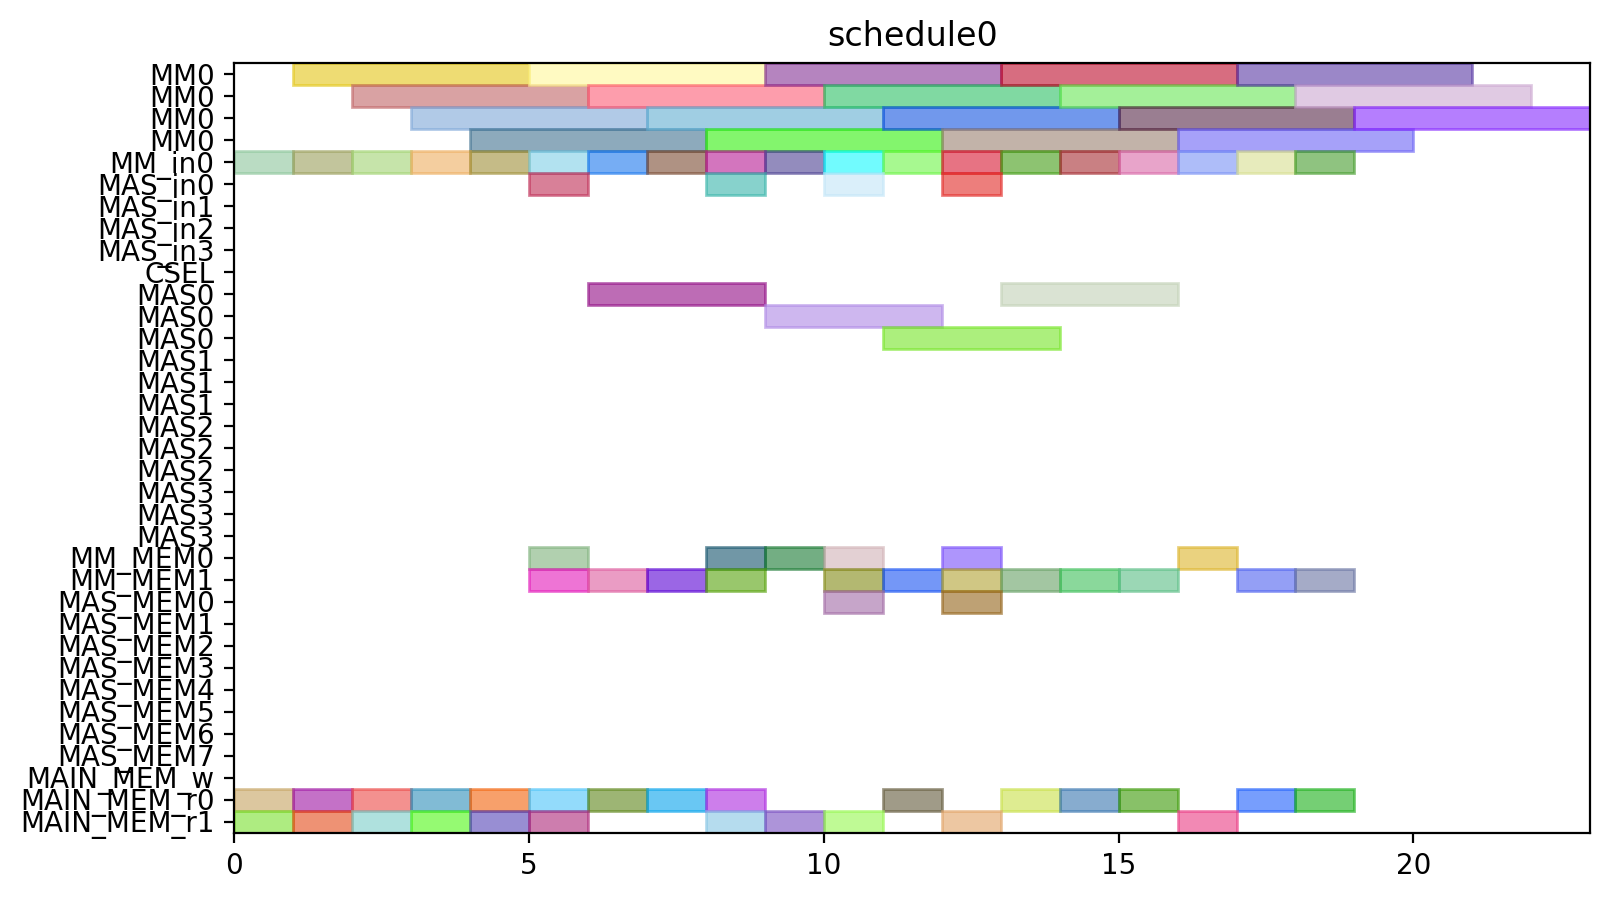

The Python source for this figure:
from pyschedule import Scenario, solvers, plotters, alt


def solve():
	horizon = 120
	S = Scenario("schedule0", horizon=horizon)

	# resource
	MM = S.Resources('MM', num=1, size=4)
	MM_in = S.Resources('MM_in', num=1)
	MAS_in = S.Resources('MAS_in', num=4)
	CSEL = S.Resource('CSEL')
	MAS = S.Resources('MAS', num=4, size=3, periods=range(1, horizon))
	MM_MEM = S.Resources('MM_MEM', num=2)
	MAS_MEM = S.Resources('MAS_MEM', num=8)
	MAIN_MEM_w = S.Resource('MAIN_MEM_w', size=1)
	MAIN_MEM_r = S.Resources('MAIN_MEM_r', num=2)

	# result of previous scheduling

	# new tasks
	Z_exp2 = S.Task('Z_exp2', length=4, delay_cost=1)
	Z_exp2 += alt(MM)
	Z_exp2_in = S.Task('Z_exp2_in', length=1, delay_cost=1)
	Z_exp2_in += alt(MM_in)
	S += Z_exp2_in*MM_in[0]<=Z_exp2*MM[0]
	Z_exp2_mem0 = S.Task('Z_exp2_mem0', length=1, delay_cost=1)
	Z_exp2_mem0 += MAIN_MEM_r[0]
	S += Z_exp2_mem0 <= Z_exp2

	Z_exp2_mem1 = S.Task('Z_exp2_mem1', length=1, delay_cost=1)
	Z_exp2_mem1 += MAIN_MEM_r[1]
	S += Z_exp2_mem1 <= Z_exp2

	NX0 = S.Task('NX0', length=4, delay_cost=1)
	NX0 += alt(MM)
	NX0_in = S.Task('NX0_in', length=1, delay_cost=1)
	NX0_in += alt(MM_in)
	S += NX0_in*MM_in[0]<=NX0*MM[0]
	NX0_mem0 = S.Task('NX0_mem0', length=1, delay_cost=1)
	NX0_mem0 += MAIN_MEM_r[0]
	S += NX0_mem0 <= NX0

	NX0_mem1 = S.Task('NX0_mem1', length=1, delay_cost=1)
	NX0_mem1 += MAIN_MEM_r[1]
	S += NX0_mem1 <= NX0

	k0_10_Z1 = S.Task('k0_10_Z1', length=4, delay_cost=1)
	k0_10_Z1 += alt(MM)
	k0_10_Z1_in = S.Task('k0_10_Z1_in', length=1, delay_cost=1)
	k0_10_Z1_in += alt(MM_in)
	S += k0_10_Z1_in*MM_in[0]<=k0_10_Z1*MM[0]
	k0_10_Z1_mem0 = S.Task('k0_10_Z1_mem0', length=1, delay_cost=1)
	k0_10_Z1_mem0 += MAIN_MEM_r[0]
	S += k0_10_Z1_mem0 <= k0_10_Z1

	k0_10_Z1_mem1 = S.Task('k0_10_Z1_mem1', length=1, delay_cost=1)
	k0_10_Z1_mem1 += MAIN_MEM_r[1]
	S += k0_10_Z1_mem1 <= k0_10_Z1

	DX0 = S.Task('DX0', length=4, delay_cost=1)
	DX0 += alt(MM)
	DX0_in = S.Task('DX0_in', length=1, delay_cost=1)
	DX0_in += alt(MM_in)
	S += DX0_in*MM_in[0]<=DX0*MM[0]
	DX0_mem0 = S.Task('DX0_mem0', length=1, delay_cost=1)
	DX0_mem0 += MAIN_MEM_r[0]
	S += DX0_mem0 <= DX0

	DX0_mem1 = S.Task('DX0_mem1', length=1, delay_cost=1)
	DX0_mem1 += MAIN_MEM_r[1]
	S += DX0_mem1 <= DX0

	NY0 = S.Task('NY0', length=4, delay_cost=1)
	NY0 += alt(MM)
	NY0_in = S.Task('NY0_in', length=1, delay_cost=1)
	NY0_in += alt(MM_in)
	S += NY0_in*MM_in[0]<=NY0*MM[0]
	NY0_mem0 = S.Task('NY0_mem0', length=1, delay_cost=1)
	NY0_mem0 += MAIN_MEM_r[0]
	S += NY0_mem0 <= NY0

	NY0_mem1 = S.Task('NY0_mem1', length=1, delay_cost=1)
	NY0_mem1 += MAIN_MEM_r[1]
	S += NY0_mem1 <= NY0

	k2_14_Z1 = S.Task('k2_14_Z1', length=4, delay_cost=1)
	k2_14_Z1 += alt(MM)
	k2_14_Z1_in = S.Task('k2_14_Z1_in', length=1, delay_cost=1)
	k2_14_Z1_in += alt(MM_in)
	S += k2_14_Z1_in*MM_in[0]<=k2_14_Z1*MM[0]
	k2_14_Z1_mem0 = S.Task('k2_14_Z1_mem0', length=1, delay_cost=1)
	k2_14_Z1_mem0 += MAIN_MEM_r[0]
	S += k2_14_Z1_mem0 <= k2_14_Z1

	k2_14_Z1_mem1 = S.Task('k2_14_Z1_mem1', length=1, delay_cost=1)
	k2_14_Z1_mem1 += MAIN_MEM_r[1]
	S += k2_14_Z1_mem1 <= k2_14_Z1

	DY0 = S.Task('DY0', length=4, delay_cost=1)
	DY0 += alt(MM)
	DY0_in = S.Task('DY0_in', length=1, delay_cost=1)
	DY0_in += alt(MM_in)
	S += DY0_in*MM_in[0]<=DY0*MM[0]
	DY0_mem0 = S.Task('DY0_mem0', length=1, delay_cost=1)
	DY0_mem0 += MAIN_MEM_r[0]
	S += DY0_mem0 <= DY0

	DY0_mem1 = S.Task('DY0_mem1', length=1, delay_cost=1)
	DY0_mem1 += MAIN_MEM_r[1]
	S += DY0_mem1 <= DY0

	Z_exp3 = S.Task('Z_exp3', length=4, delay_cost=1)
	Z_exp3 += alt(MM)
	Z_exp3_in = S.Task('Z_exp3_in', length=1, delay_cost=1)
	Z_exp3_in += alt(MM_in)
	S += Z_exp3_in*MM_in[0]<=Z_exp3*MM[0]
	Z_exp3_mem0 = S.Task('Z_exp3_mem0', length=1, delay_cost=1)
	Z_exp3_mem0 += alt(MM_MEM)
	S += (Z_exp2*MM[0])-1 < Z_exp3_mem0*MM_MEM[0]
	S += Z_exp3_mem0 <= Z_exp3

	Z_exp3_mem1 = S.Task('Z_exp3_mem1', length=1, delay_cost=1)
	Z_exp3_mem1 += MAIN_MEM_r[1]
	S += Z_exp3_mem1 <= Z_exp3

	NX1_ = S.Task('NX1_', length=3, delay_cost=1)
	NX1_ += alt(MAS)
	NX1__in = S.Task('NX1__in', length=1, delay_cost=1)
	NX1__in += alt(MAS_in)
	S += NX1__in*MAS_in[0]<=NX1_*MAS[0]

	S += NX1__in*MAS_in[1]<=NX1_*MAS[1]

	S += NX1__in*MAS_in[2]<=NX1_*MAS[2]

	S += NX1__in*MAS_in[3]<=NX1_*MAS[3]

	NX1__mem0 = S.Task('NX1__mem0', length=1, delay_cost=1)
	NX1__mem0 += alt(MM_MEM)
	S += (NX0*MM[0])-1 < NX1__mem0*MM_MEM[0]
	S += NX1__mem0 <= NX1_

	NX1__mem1 = S.Task('NX1__mem1', length=1, delay_cost=1)
	NX1__mem1 += alt(MM_MEM)
	S += (k0_10_Z1*MM[0])-1 < NX1__mem1*MM_MEM[1]
	S += NX1__mem1 <= NX1_

	k0_9_Z2 = S.Task('k0_9_Z2', length=4, delay_cost=1)
	k0_9_Z2 += alt(MM)
	k0_9_Z2_in = S.Task('k0_9_Z2_in', length=1, delay_cost=1)
	k0_9_Z2_in += alt(MM_in)
	S += k0_9_Z2_in*MM_in[0]<=k0_9_Z2*MM[0]
	k0_9_Z2_mem0 = S.Task('k0_9_Z2_mem0', length=1, delay_cost=1)
	k0_9_Z2_mem0 += MAIN_MEM_r[0]
	S += k0_9_Z2_mem0 <= k0_9_Z2

	k0_9_Z2_mem1 = S.Task('k0_9_Z2_mem1', length=1, delay_cost=1)
	k0_9_Z2_mem1 += alt(MM_MEM)
	S += (Z_exp2*MM[0])-1 < k0_9_Z2_mem1*MM_MEM[1]
	S += k0_9_Z2_mem1 <= k0_9_Z2

	k1_9_Z2 = S.Task('k1_9_Z2', length=4, delay_cost=1)
	k1_9_Z2 += alt(MM)
	k1_9_Z2_in = S.Task('k1_9_Z2_in', length=1, delay_cost=1)
	k1_9_Z2_in += alt(MM_in)
	S += k1_9_Z2_in*MM_in[0]<=k1_9_Z2*MM[0]
	k1_9_Z2_mem0 = S.Task('k1_9_Z2_mem0', length=1, delay_cost=1)
	k1_9_Z2_mem0 += MAIN_MEM_r[0]
	S += k1_9_Z2_mem0 <= k1_9_Z2

	k1_9_Z2_mem1 = S.Task('k1_9_Z2_mem1', length=1, delay_cost=1)
	k1_9_Z2_mem1 += alt(MM_MEM)
	S += (Z_exp2*MM[0])-1 < k1_9_Z2_mem1*MM_MEM[1]
	S += k1_9_Z2_mem1 <= k1_9_Z2

	NY1_ = S.Task('NY1_', length=3, delay_cost=1)
	NY1_ += alt(MAS)
	NY1__in = S.Task('NY1__in', length=1, delay_cost=1)
	NY1__in += alt(MAS_in)
	S += NY1__in*MAS_in[0]<=NY1_*MAS[0]

	S += NY1__in*MAS_in[1]<=NY1_*MAS[1]

	S += NY1__in*MAS_in[2]<=NY1_*MAS[2]

	S += NY1__in*MAS_in[3]<=NY1_*MAS[3]

	NY1__mem0 = S.Task('NY1__mem0', length=1, delay_cost=1)
	NY1__mem0 += alt(MM_MEM)
	S += (NY0*MM[0])-1 < NY1__mem0*MM_MEM[0]
	S += NY1__mem0 <= NY1_

	NY1__mem1 = S.Task('NY1__mem1', length=1, delay_cost=1)
	NY1__mem1 += alt(MM_MEM)
	S += (k2_14_Z1*MM[0])-1 < NY1__mem1*MM_MEM[1]
	S += NY1__mem1 <= NY1_

	k2_13_Z2 = S.Task('k2_13_Z2', length=4, delay_cost=1)
	k2_13_Z2 += alt(MM)
	k2_13_Z2_in = S.Task('k2_13_Z2_in', length=1, delay_cost=1)
	k2_13_Z2_in += alt(MM_in)
	S += k2_13_Z2_in*MM_in[0]<=k2_13_Z2*MM[0]
	k2_13_Z2_mem0 = S.Task('k2_13_Z2_mem0', length=1, delay_cost=1)
	k2_13_Z2_mem0 += MAIN_MEM_r[0]
	S += k2_13_Z2_mem0 <= k2_13_Z2

	k2_13_Z2_mem1 = S.Task('k2_13_Z2_mem1', length=1, delay_cost=1)
	k2_13_Z2_mem1 += alt(MM_MEM)
	S += (Z_exp2*MM[0])-1 < k2_13_Z2_mem1*MM_MEM[1]
	S += k2_13_Z2_mem1 <= k2_13_Z2

	k3_14_Z2 = S.Task('k3_14_Z2', length=4, delay_cost=1)
	k3_14_Z2 += alt(MM)
	k3_14_Z2_in = S.Task('k3_14_Z2_in', length=1, delay_cost=1)
	k3_14_Z2_in += alt(MM_in)
	S += k3_14_Z2_in*MM_in[0]<=k3_14_Z2*MM[0]
	k3_14_Z2_mem0 = S.Task('k3_14_Z2_mem0', length=1, delay_cost=1)
	k3_14_Z2_mem0 += MAIN_MEM_r[0]
	S += k3_14_Z2_mem0 <= k3_14_Z2

	k3_14_Z2_mem1 = S.Task('k3_14_Z2_mem1', length=1, delay_cost=1)
	k3_14_Z2_mem1 += alt(MM_MEM)
	S += (Z_exp2*MM[0])-1 < k3_14_Z2_mem1*MM_MEM[1]
	S += k3_14_Z2_mem1 <= k3_14_Z2

	Z_exp4 = S.Task('Z_exp4', length=4, delay_cost=1)
	Z_exp4 += alt(MM)
	Z_exp4_in = S.Task('Z_exp4_in', length=1, delay_cost=1)
	Z_exp4_in += alt(MM_in)
	S += Z_exp4_in*MM_in[0]<=Z_exp4*MM[0]
	Z_exp4_mem0 = S.Task('Z_exp4_mem0', length=1, delay_cost=1)
	Z_exp4_mem0 += alt(MM_MEM)
	S += (Z_exp3*MM[0])-1 < Z_exp4_mem0*MM_MEM[0]
	S += Z_exp4_mem0 <= Z_exp4

	Z_exp4_mem1 = S.Task('Z_exp4_mem1', length=1, delay_cost=1)
	Z_exp4_mem1 += MAIN_MEM_r[1]
	S += Z_exp4_mem1 <= Z_exp4

	NX1 = S.Task('NX1', length=4, delay_cost=1)
	NX1 += alt(MM)
	NX1_in = S.Task('NX1_in', length=1, delay_cost=1)
	NX1_in += alt(MM_in)
	S += NX1_in*MM_in[0]<=NX1*MM[0]
	NX1_mem0 = S.Task('NX1_mem0', length=1, delay_cost=1)
	NX1_mem0 += alt(MAS_MEM)
	S += (NX1_*MAS[0])-1 < NX1_mem0*MAS_MEM[0]
	S += (NX1_*MAS[1])-1 < NX1_mem0*MAS_MEM[2]
	S += (NX1_*MAS[2])-1 < NX1_mem0*MAS_MEM[4]
	S += (NX1_*MAS[3])-1 < NX1_mem0*MAS_MEM[6]
	S += NX1_mem0 <= NX1

	NX1_mem1 = S.Task('NX1_mem1', length=1, delay_cost=1)
	NX1_mem1 += MAIN_MEM_r[1]
	S += NX1_mem1 <= NX1

	k0_8_Z3 = S.Task('k0_8_Z3', length=4, delay_cost=1)
	k0_8_Z3 += alt(MM)
	k0_8_Z3_in = S.Task('k0_8_Z3_in', length=1, delay_cost=1)
	k0_8_Z3_in += alt(MM_in)
	S += k0_8_Z3_in*MM_in[0]<=k0_8_Z3*MM[0]
	k0_8_Z3_mem0 = S.Task('k0_8_Z3_mem0', length=1, delay_cost=1)
	k0_8_Z3_mem0 += MAIN_MEM_r[0]
	S += k0_8_Z3_mem0 <= k0_8_Z3

	k0_8_Z3_mem1 = S.Task('k0_8_Z3_mem1', length=1, delay_cost=1)
	k0_8_Z3_mem1 += alt(MM_MEM)
	S += (Z_exp3*MM[0])-1 < k0_8_Z3_mem1*MM_MEM[1]
	S += k0_8_Z3_mem1 <= k0_8_Z3

	DX1_ = S.Task('DX1_', length=3, delay_cost=1)
	DX1_ += alt(MAS)
	DX1__in = S.Task('DX1__in', length=1, delay_cost=1)
	DX1__in += alt(MAS_in)
	S += DX1__in*MAS_in[0]<=DX1_*MAS[0]

	S += DX1__in*MAS_in[1]<=DX1_*MAS[1]

	S += DX1__in*MAS_in[2]<=DX1_*MAS[2]

	S += DX1__in*MAS_in[3]<=DX1_*MAS[3]

	DX1__mem0 = S.Task('DX1__mem0', length=1, delay_cost=1)
	DX1__mem0 += alt(MM_MEM)
	S += (DX0*MM[0])-1 < DX1__mem0*MM_MEM[0]
	S += DX1__mem0 <= DX1_

	DX1__mem1 = S.Task('DX1__mem1', length=1, delay_cost=1)
	DX1__mem1 += alt(MM_MEM)
	S += (k1_9_Z2*MM[0])-1 < DX1__mem1*MM_MEM[1]
	S += DX1__mem1 <= DX1_

	k1_8_Z3 = S.Task('k1_8_Z3', length=4, delay_cost=1)
	k1_8_Z3 += alt(MM)
	k1_8_Z3_in = S.Task('k1_8_Z3_in', length=1, delay_cost=1)
	k1_8_Z3_in += alt(MM_in)
	S += k1_8_Z3_in*MM_in[0]<=k1_8_Z3*MM[0]
	k1_8_Z3_mem0 = S.Task('k1_8_Z3_mem0', length=1, delay_cost=1)
	k1_8_Z3_mem0 += MAIN_MEM_r[0]
	S += k1_8_Z3_mem0 <= k1_8_Z3

	k1_8_Z3_mem1 = S.Task('k1_8_Z3_mem1', length=1, delay_cost=1)
	k1_8_Z3_mem1 += alt(MM_MEM)
	S += (Z_exp3*MM[0])-1 < k1_8_Z3_mem1*MM_MEM[1]
	S += k1_8_Z3_mem1 <= k1_8_Z3

	NY1 = S.Task('NY1', length=4, delay_cost=1)
	NY1 += alt(MM)
	NY1_in = S.Task('NY1_in', length=1, delay_cost=1)
	NY1_in += alt(MM_in)
	S += NY1_in*MM_in[0]<=NY1*MM[0]
	NY1_mem0 = S.Task('NY1_mem0', length=1, delay_cost=1)
	NY1_mem0 += alt(MAS_MEM)
	S += (NY1_*MAS[0])-1 < NY1_mem0*MAS_MEM[0]
	S += (NY1_*MAS[1])-1 < NY1_mem0*MAS_MEM[2]
	S += (NY1_*MAS[2])-1 < NY1_mem0*MAS_MEM[4]
	S += (NY1_*MAS[3])-1 < NY1_mem0*MAS_MEM[6]
	S += NY1_mem0 <= NY1

	NY1_mem1 = S.Task('NY1_mem1', length=1, delay_cost=1)
	NY1_mem1 += MAIN_MEM_r[1]
	S += NY1_mem1 <= NY1

	k2_12_Z3 = S.Task('k2_12_Z3', length=4, delay_cost=1)
	k2_12_Z3 += alt(MM)
	k2_12_Z3_in = S.Task('k2_12_Z3_in', length=1, delay_cost=1)
	k2_12_Z3_in += alt(MM_in)
	S += k2_12_Z3_in*MM_in[0]<=k2_12_Z3*MM[0]
	k2_12_Z3_mem0 = S.Task('k2_12_Z3_mem0', length=1, delay_cost=1)
	k2_12_Z3_mem0 += MAIN_MEM_r[0]
	S += k2_12_Z3_mem0 <= k2_12_Z3

	k2_12_Z3_mem1 = S.Task('k2_12_Z3_mem1', length=1, delay_cost=1)
	k2_12_Z3_mem1 += alt(MM_MEM)
	S += (Z_exp3*MM[0])-1 < k2_12_Z3_mem1*MM_MEM[1]
	S += k2_12_Z3_mem1 <= k2_12_Z3

	DY1_ = S.Task('DY1_', length=3, delay_cost=1)
	DY1_ += alt(MAS)
	DY1__in = S.Task('DY1__in', length=1, delay_cost=1)
	DY1__in += alt(MAS_in)
	S += DY1__in*MAS_in[0]<=DY1_*MAS[0]

	S += DY1__in*MAS_in[1]<=DY1_*MAS[1]

	S += DY1__in*MAS_in[2]<=DY1_*MAS[2]

	S += DY1__in*MAS_in[3]<=DY1_*MAS[3]

	DY1__mem0 = S.Task('DY1__mem0', length=1, delay_cost=1)
	DY1__mem0 += alt(MM_MEM)
	S += (DY0*MM[0])-1 < DY1__mem0*MM_MEM[0]
	S += DY1__mem0 <= DY1_

	DY1__mem1 = S.Task('DY1__mem1', length=1, delay_cost=1)
	DY1__mem1 += alt(MM_MEM)
	S += (k3_14_Z2*MM[0])-1 < DY1__mem1*MM_MEM[1]
	S += DY1__mem1 <= DY1_

	k3_13_Z3 = S.Task('k3_13_Z3', length=4, delay_cost=1)
	k3_13_Z3 += alt(MM)
	k3_13_Z3_in = S.Task('k3_13_Z3_in', length=1, delay_cost=1)
	k3_13_Z3_in += alt(MM_in)
	S += k3_13_Z3_in*MM_in[0]<=k3_13_Z3*MM[0]
	k3_13_Z3_mem0 = S.Task('k3_13_Z3_mem0', length=1, delay_cost=1)
	k3_13_Z3_mem0 += MAIN_MEM_r[0]
	S += k3_13_Z3_mem0 <= k3_13_Z3

	k3_13_Z3_mem1 = S.Task('k3_13_Z3_mem1', length=1, delay_cost=1)
	k3_13_Z3_mem1 += alt(MM_MEM)
	S += (Z_exp3*MM[0])-1 < k3_13_Z3_mem1*MM_MEM[1]
	S += k3_13_Z3_mem1 <= k3_13_Z3

	solvers.mip.solve(S,msg=1,kind='CPLEX',ratio_gap=1.01)

	solution = [['hoge']*len(S.solution()[1]) for i in range(len(S.solution()))]
	for i in range(len(S.solution())):
		for j in range(len(S.solution()[i])):
			solution[i][j]=str(S.solution()[i][j])
	print(solution)

	cycles = int(solution[-1][3])

	pic_file_name = "/home/mfukuda/ABE/multiRAM_multiMAS_16mux/scheduling_result/stage4MM1_stage3MAS4/ISOGENY/schedule0.png"
	if(S.solution() != []):
		plotters.matplotlib.plot(S,img_filename=pic_file_name, show_task_labels=False, fig_size=(cycles*0.25+3, 5))

	return solution
